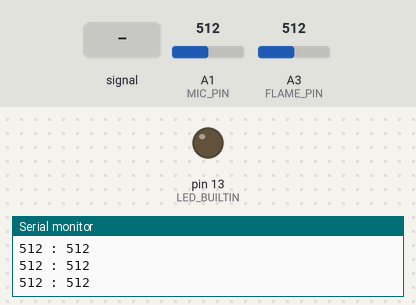
A sketch run on a simulated Arduino Uno, built with avr-gcc and run on an emulated ATmega328P. Shown: output pins drawn as LEDs (lit = HIGH), the last lines printed to the serial monitor. The inputs (shaded band) are chosen by the test bench; at power-on: A3 (FLAME_PIN) = 512, A1 (MIC_PIN) = 512.

Above: at 1.2 s.
1.3 s: A3 (FLAME_PIN) set to 782
4.3 s: A3 (FLAME_PIN) set to 811
At 6.8 s:
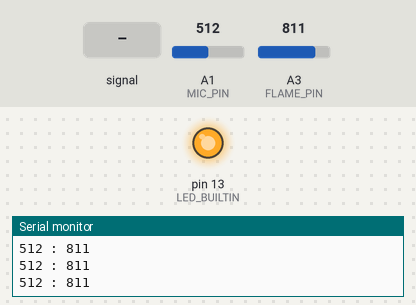
7.3 s: A1 (MIC_PIN) set to 943
8.8 s: A1 (MIC_PIN) set to 961
At 9.8 s:
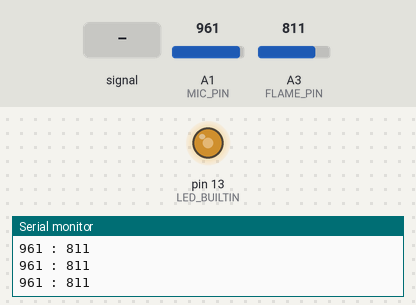
10.3 s: A1 (MIC_PIN) set to 940
At 11.0 s:
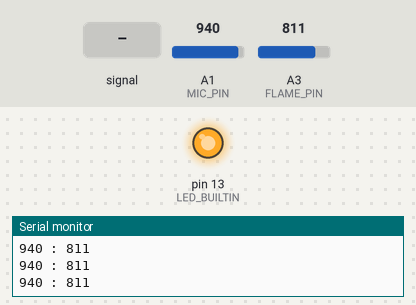
11.8 s: A1 (MIC_PIN) fed a 200 Hz sine of ±81 counts around its level
At 12.2 s:
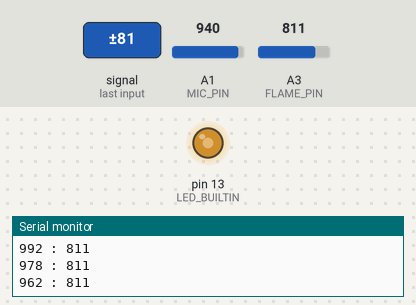
Timing chart, 0 to 15.8 s (numbered marks = the images above; inputs shaded):
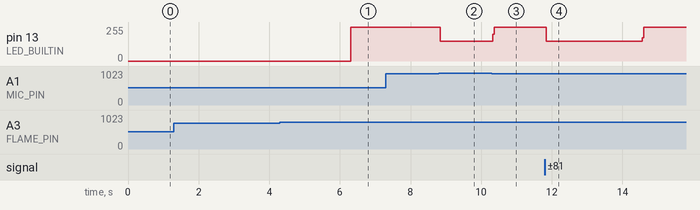

The sketch:

KeithsCandle_M1_SimpleTest.ino
```cpp
// FIRST TEST OF MIC AND FLAME SENSOR
// Keith Kelly 2019-03-04 www.KeithsTestGarage.com
// Milestone 1 of 3


#define MIC_PIN A1   // Microphone Pin
#define FLAME_PIN A3 // IR Sensor Pin

#define FLAME_DURATION 2000 // millis- duration of flame before lighting candle
#define FLAME_THRESHOLD 800 // 0...1023 - analog reading of FLAME value to detect
#define MIC_THRESHOLD 950 // 0...1023 - analog reading of MIC value to detect


// Vars to keep track of things
bool smoking = false;
bool flaming = false;

bool lit = false;
int flame_val = 0;
int mic_val = 0;

// Vars for tracking pseudo-async times
unsigned long previousMillis = 0;        // will store last time LED was updated
unsigned long flameStartedMillis = 0;    // will store last time LED was updated

void setup(){

    Serial.begin(9600); // uncomment this to figure sensor readings.

    // initialize pins
    pinMode(FLAME_PIN, INPUT);
    pinMode(MIC_PIN, INPUT);
    pinMode(LED_BUILTIN, OUTPUT);

    digitalWrite(LED_BUILTIN, LOW); // Turn OFF built-in LED

    blowOutCandle();  // Make sure candle is off (but don't smoke)

}


void loop(){
    checkSensors(); // Check for fire and strong winds
}

// Checks for fire and strong winds every 50 milliseconds
void checkSensors(){
  unsigned long currentMillis = millis();
  if (currentMillis - previousMillis >= 50) { // only check every 50ms
    flame_val = analogRead( FLAME_PIN );
    mic_val = analogRead( MIC_PIN );
    previousMillis = currentMillis;

    //  Uncomment below to check sensor readings.
    Serial.print(mic_val);
    Serial.print(" : ");
    Serial.println(flame_val);
  }


  if (lit && mic_val > MIC_THRESHOLD){ // MIC REGISTERED SOUND.  BLOW OUT.
    blowOutCandle(); // Turn off light (and start SMOKING!)
    lit = false;
  }

  if (!lit){ // if candle isn't lit
    if (flame_val > FLAME_THRESHOLD)  { // if flame is detected

        // record the starting time (if candle hasn't been lit yet)
        if (!flaming){
          flaming = true;
          flameStartedMillis = millis();  // record time that flaming begins
        }
        else if (checkFlame()){ // has match been flaming long enough?
          lightCandle(); // ok finally light it up.
          lit = true;
        }
    }
    else{ // no flame detected
      flaming = false;
    }
  }
}


// Check if match flame has been detected long enough.
bool checkFlame(){
  unsigned long currentMillis = millis(); // get current time
  if (currentMillis - flameStartedMillis >= FLAME_DURATION) {
    return true;
  }
  else
    return false;
}


// (pseudo)ASYNC light the candle by starting the animations
void lightCandle(){
    digitalWrite(LED_BUILTIN, HIGH);
}

void blowOutCandle(){
  digitalWrite(LED_BUILTIN, LOW);
}
```

Measured:
- the behaviour switches between 800 and 801 on A3 (FLAME_PIN) (found by bisection; images 0 and 1)
- the behaviour switches between 950 and 951 on A1 (MIC_PIN) (found by bisection; images 1 and 2)
- after the input at 4.3 s, pin 13 (LED_BUILTIN): 0/255 → 255/255 after 2.0 s
- after the input at 8.8 s, pin 13 (LED_BUILTIN): 255/255 → 147/255 after 0.05 s
- after the input at 10.3 s, pin 13 (LED_BUILTIN): 147/255 → 255/255 at once
- after the input at 11.8 s, pin 13 (LED_BUILTIN): 255/255 → 147/255 after 0.05 s, → 255/255 2.7 s later
